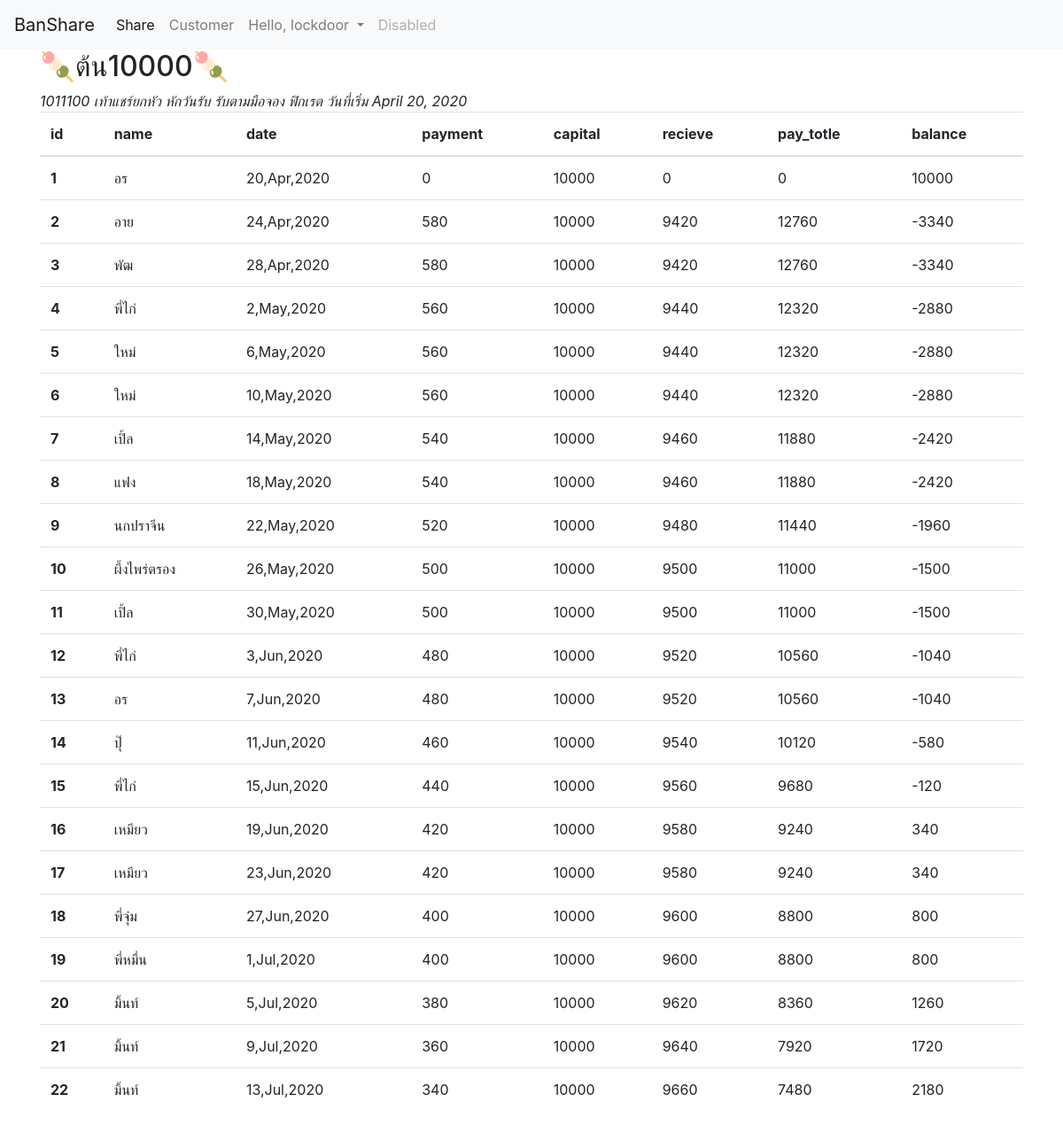
The app's page /shareGroup/5/detail/ (signed in) with its own data.
### share/models.py (models this page shows, shortened)
class Share_groups(models.Model):
    name = models.CharField(max_length=200)
    admin_frist = models.BooleanField(default=True, help_text='เท้าแชร์ยกหัว')
    admin_last = models.BooleanField(default=False, help_text='เท้าแชร์หักค้ำท้าย')
    date_receive_no_payment = models.BooleanField(default=True, help_text='หักวันรับ')
    queue = models.BooleanField(default=False, help_text='รับตามมือจอง')
    fix_rate = models.BooleanField(default=False, help_text='ฟิกเรต')
    bit = models.BooleanField(default=False, help_text='บิท')
    quantity = models.IntegerField(help_text='จำนวนมือ')
    capital = models.IntegerField(help_text='เงินต้น', blank=True , null=True)
    payment = models.IntegerField(help_text='ส่งงวดละ', default=0)
    interest = models.IntegerField(help_text='ดอกต่องวด', default=0)
    term = models.IntegerField(help_text='จำนวนวันที่ส่งต่องวด', blank=True , null=True)
    fix_last_date = models.BooleanField(default=False, help_text='วันที่ส่งต้องลงท้ายตรงกัน แชร์ราย10วันและ15วันต้องติ๊กตรงนี้ด้วย')
    date_run = models.DateField(help_text='วันที่เริ่มวง')
    share_close = models.BooleanField(default=False, help_text='ปิดวง ไม่ต้องการให้แสดงผลแชร์วงนี้')
    build_share_pay_date = models.BooleanField(default=True, help_text='แสดงปุมสร้างวันจ่ายแชร์')

class Share_groups_customers(models.Model):
    share_group = models.ForeignKey(Share_groups, on_delete=models.CASCADE, null=True)
    customer = models.ForeignKey(Customers, on_delete=models.CASCADE, null=True)
    receive_queue = models.IntegerField(help_text='ลำดับที่ ต้องใส่ทุกครั้ง',default=1)
    fix_rate = models.IntegerField(help_text='ฟิกเรต ใส่เฉพาะวงแชร์แบบฟิกเรต', default=0)
    receive_date = models.DateField(help_text='วันที่เปียแชร์ ไม่ต้องใส่ โปรแกรมจะกำหนดให้อัตโนมัติ', blank=True, null=True)
    interest_bit = models.IntegerField(help_text='ดอกเบี้ยที่บิท ไม่ต้องใส่ โปรแกรมจะกำหนดให้อัตโนมัติ',default=0)
    class Meta:
        unique_together = ('share_group', 'receive_queue',)

class Customers(models.Model):
    firstname = models.CharField(max_length=30, blank=True, null=True)
    lastname = models.CharField(max_length=30, blank=True, null=True)
    nickname = models.CharField(max_length=20, unique=True)
    phone = models.CharField(max_length=20, blank=True, null=True)
    bank_account = models.CharField(max_length=20, blank=True, null=True)
    BANK_NAME = [
        ('BBL', 'ธนาคารกรุงเทพ'),
        ('BBC', 'ธนาคารกรุงเทพพาณิชย์การ'),
        ('KTB', 'ธนาคารกรุงไทย'),
        ('BAY', 'ธนาคารกรุงศรีอยุธยา'),
        ('KBANK', 'ธนาคารกสิกรไทย'),
        ('CITI', 'ธนาคารซิตี้แบงค์'),
        ('TMB', 'ธนาคารทหารไทย'),
        ('SCB', 'ธนาคารไทยพาณิชย์'),
        ('NBANK', 'ธนาคารธนชาติ'),
        ('SICB', 'ธนาคารนครหลวงไทย'),
        ('GSB', 'ธนาคารออมสิน'),
        ('GHB', 'ธนาคารอาคารสงเคราะห์'),
        ('BAAC', 'ธ.ก.ส.')
    ]
    bank_name = models.CharField(max_length=5, choices=BANK_NAME, blank=True, null=True)
    line = models.CharField(max_length=20, blank=True, null=True)
    def __str__(self):
        return self.nickname

### share/views.py (the view)
# urls.py: path('shareGroup/<int:share_id>/detail/', views.shareDetail, name='shareDetail'),
@login_required(login_url='share:loginForm')
def shareDetail(request, share_id):
    share = Share_groups.objects.get(pk=share_id)
    shareGenre = str(int(share.admin_frist)) + str(int(share.admin_last)) + str(int(share.date_receive_no_payment)) + str(int(share.queue)) + str(int(share.fix_rate)) + str(int(share.bit)) + str(int(share.fix_last_date))
    arr = [' เท้าแชร์ยกหัว ', ' เท้าแชร์หักค้ำท้าย ', ' หักวันรับ ', ' รับตามมือจอง ', 'ฟิกเรต', ' บิท ', ' วันที่ส่งต้องลงท้ายตรงกัน ']
    shareDescription = shareGenre
    for index, letter in enumerate(shareGenre):
        if letter == '1':
            shareDescription += arr[index]
    print(shareDescription)
    context = {'share': share, 'shareDescription':shareDescription}
    return render(request, 'share/detail'+shareGenre+'.html', context)

### share/templates/share/detail1011100.html (shortened to what this page needs)
{% extends 'share/detail.html' %}
{% block detail %}
<h2>{{share.name}}</h2>
<em id='description'></em>
<em>วันที่เริ่ม {{share.date_run}}</em>
<table class="table table-hover">
    <thead>
      <tr>
        <th scope="col">id</th>
        <th scope="col">name</th>
        <th scope="col">date</th>
        <th scope="col">payment</th>
        <th scope="col">capital</th>
        <th scope="col">recieve</th>
        <th scope="col">pay_totle</th>
        <th scope="col">balance</th>
      </tr>
    </thead>
    <tbody>
{%  for customer in share.share_groups_customers_set.all%}
<tr>
    <th scope="row">{{customer.receive_queue}}</th>
    <td>{{customer.customer}}</td>
    <td id="{{customer.receive_queue}}"></td>
    {% if customer.receive_queue == 1 %}
    <td>0</td>
    <td>{{share.capital}}</td>
    <td>0</td>
    <td>0</td>
    <td>{{share.capital}}</td>
    {% else %}
    <td id="fix_rate{{customer.receive_queue}}">{{customer.fix_rate}}</td>
    <td id="capital{{customer.receive_queue}}"></td>
    <td id="recieve{{customer.receive_queue}}"></td>
    <td id="pay_totle{{customer.receive_queue}}"></td>
    <td id="balance{{customer.receive_queue}}"></td>
    {% endif %}
  </tr>
  {% endfor %}
</tbody>
</table>
{% endblock %}

### share/templates/share/nav.html (shortened to what this page needs)
{% extends 'share/header.html' %}
{% block nav %}
<nav class="navbar navbar-expand-lg navbar-light bg-light">
    <a class="navbar-brand" href="{% url 'share:index' %}">BanShare</a>
    {% if user.is_authenticated %}
    <div class="collapse navbar-collapse" id="navbarSupportedContent">
        <ul class="navbar-nav mr-auto">
            <li class="nav-item active">
                <a class="nav-link" href="{% url 'share:shareGroup' %}">Share <span class="sr-only">(current)</span></a>
            </li>
            <li class="nav-item">
                <a class="nav-link" href="{% url 'share:customer' %}">Customer</a>
            </li>
            <li class="nav-item dropdown">
                <a class="nav-link dropdown-toggle" href="#" id="navbarDropdown" role="button" data-toggle="dropdown"
                    aria-haspopup="true" aria-expanded="false">
                    Hello, {{user.username}}
                </a>
            </li>
            <li class="nav-item">
                <a class="nav-link disabled" href="#" tabindex="-1" aria-disabled="true">Disabled</a>
            </li>
        </ul>
    </div>
    {% endif %}
</nav>
<div class="container">
    {% block content %}
    {% endblock %}
</div>
{% endblock %}

### records on screen
Share_groups: name "🍡ต้น10000🍡", date_run "April 20, 2020", capital "10000"
Share_groups_customers: receive_queue "1", customer "อร"
Share_groups_customers: receive_queue "2", customer "อาย", fix_rate "580"
Share_groups_customers: receive_queue "3", customer "พัฒ", fix_rate "580"
Share_groups_customers: receive_queue "4", customer "พี่ไก่", fix_rate "560"
Share_groups_customers: receive_queue "5", customer "ใหม่", fix_rate "560"
Share_groups_customers: receive_queue "6", customer "ใหม่", fix_rate "560"
Share_groups_customers: receive_queue "7", customer "เปิ้ล", fix_rate "540"
Share_groups_customers: receive_queue "8", customer "แฟง", fix_rate "540"
Share_groups_customers: receive_queue "9", customer "นกปราจีน", fix_rate "520"
Share_groups_customers: receive_queue "10", customer "ผึ้งไพร่ตรอง", fix_rate "500"
Share_groups_customers: receive_queue "11", customer "เปิ้ล", fix_rate "500"
Share_groups_customers: receive_queue "12", customer "พี่ไก่", fix_rate "480"
Share_groups_customers: receive_queue "13", customer "อร", fix_rate "480"
Share_groups_customers: receive_queue "14", customer "ปุ๊", fix_rate "460"
Share_groups_customers: receive_queue "15", customer "พี่ไก่", fix_rate "440"
Share_groups_customers: receive_queue "16", customer "เหมียว", fix_rate "420"
Share_groups_customers: receive_queue "17", customer "เหมียว", fix_rate "420"
Share_groups_customers: receive_queue "18", customer "พี่จุ๋ม", fix_rate "400"
Share_groups_customers: receive_queue "19", customer "พี่หมื่น", fix_rate "400"
Share_groups_customers: receive_queue "20", customer "มิ้นท์", fix_rate "380"
Share_groups_customers: receive_queue "21", customer "มิ้นท์", fix_rate "360"
Share_groups_customers: receive_queue "22", customer "มิ้นท์", fix_rate "340"

### other values on screen
{{ user.username }} "lockdoor"
